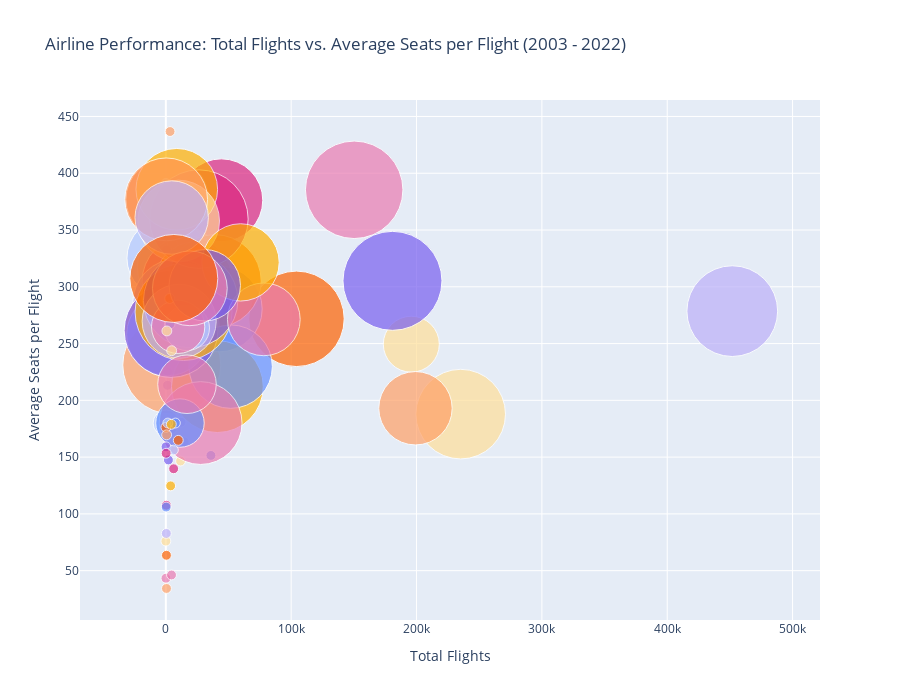

Notebook code for this chart:
### Markdown cell above
# Airline Performance

### Code cell
airline_performance = df.groupby('airline').agg({'all_flights': 'sum', 'avg_seat_per_flight': 'mean', 'airline_score':'mean'}).reset_index()

fig = px.scatter(
    airline_performance,
    x='all_flights',
    y='avg_seat_per_flight',
    size='airline_score',
    color='airline',
    title='Airline Performance: Total Flights vs. Average Seats per Flight (2003 - 2022)',
    size_max=70,
    # text='airline',
    color_discrete_sequence=color_palette
)

fig.update_layout(
    xaxis_title='Total Flights',
    yaxis_title='Average Seats per Flight',
    showlegend=False,
    height=700
)

fig.show()
